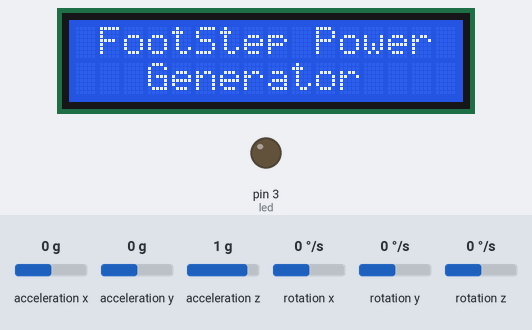
This sketch was run on a simulated Arduino Uno, built with avr-gcc and run on an emulated ATmega328P. On the bench: 16×2 character LCD, output pins drawn as LEDs (lit = HIGH). The test bench sets the inputs (shaded band); at power-on: acceleration x 0 g, acceleration y 0 g, acceleration z 1 g, rotation x 0 °/s, rotation y 0 °/s, rotation z 0 °/s. Pins used as bus, display or sensor lines are not drawn; what the sketch prints to the serial monitor is not drawn.

Above: at 0.1 s.
At 2.2 s:
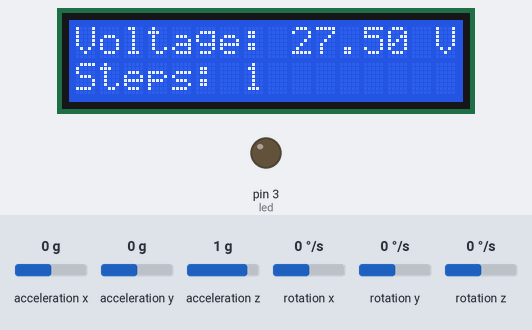

The sketch:

Arduino.ino
```cpp
#include <Wire.h>
#include <MPU6050.h>
#include <LiquidCrystal.h>

// تعريف شاشة LCD
LiquidCrystal lcd(7, 8, 12, 11, 9, 10);

// تعريف الحساسات
MPU6050 mpu;
const int led = 3;
const int led1 = 1;
const int sensor = A5;

// متغيرات الجهد وحساب الخطوات
float input_voltage = 0.0;
float last_input = 0.0;
float temp = 0.0;
float r1 = 100000.0;
float r2 = 10000.0;
int stepCount = 0;
long y = 0;

void setup() {
    Serial.begin(9600);
    Wire.begin();
    mpu.initialize();

    // التحقق من اتصال حساس MPU6050
    if (!mpu.testConnection()) {
        Serial.println("خطأ: لم يتم الاتصال بحساس MPU6050");
        while (1);
    }

    // إعدادات Arduino
    pinMode(led, OUTPUT);
    pinMode(led1, OUTPUT);
    lcd.begin(16, 2);

    // عرض رسالة ترحيبية
    lcd.print(" FootStep Power ");
    lcd.setCursor(0, 1);
    lcd.print("   Generator    ");
    delay(2000);
    lcd.clear();
}

void loop() {
    //  قراءة بيانات الجهد وحساب عدد الخطوات
    int analog_value = analogRead(sensor);
    temp = (analog_value * 5.0) / 1024.0;
    input_voltage = temp / (r2 / (r1 + r2));

    if (input_voltage < 0.1) {
        input_voltage = 0.0;
    }

    if ((last_input < input_voltage) && (input_voltage > 5)) {
        lcd.clear();
        y = millis();
        digitalWrite(led1, HIGH);
        digitalWrite(led, LOW);

        if (last_input == 0) {
            stepCount++;
        }
        last_input = input_voltage;

        Serial.print("v= ");
        Serial.println(input_voltage);
        Serial.print("Step Count: ");
        Serial.println(stepCount);

        lcd.print("Voltage: ");
        lcd.print(input_voltage);
        lcd.print(" V ");
        lcd.setCursor(0, 1);
        lcd.print("Steps: ");
        lcd.print(stepCount);
    }

    if (millis() > y + 1000) {
        last_input = 0;
        digitalWrite(led, HIGH);
        digitalWrite(led1, LOW);
    }

    //  قراءة بيانات التسارع والجيروسكوب من MPU6050
    int16_t ax, ay, az, gx, gy, gz;
    mpu.getMotion6(&ax, &ay, &az, &gx, &gy, &gz);

    Serial.print("AccelX: "); Serial.print(ax);
    Serial.print(" | AccelY: "); Serial.print(ay);
    Serial.print(" | AccelZ: "); Serial.println(az);

    Serial.print("GyroX: "); Serial.print(gx);
    Serial.print(" | GyroY: "); Serial.print(gy);
    Serial.print(" | GyroZ: "); Serial.println(gz);

    delay(100000000);
}
```
